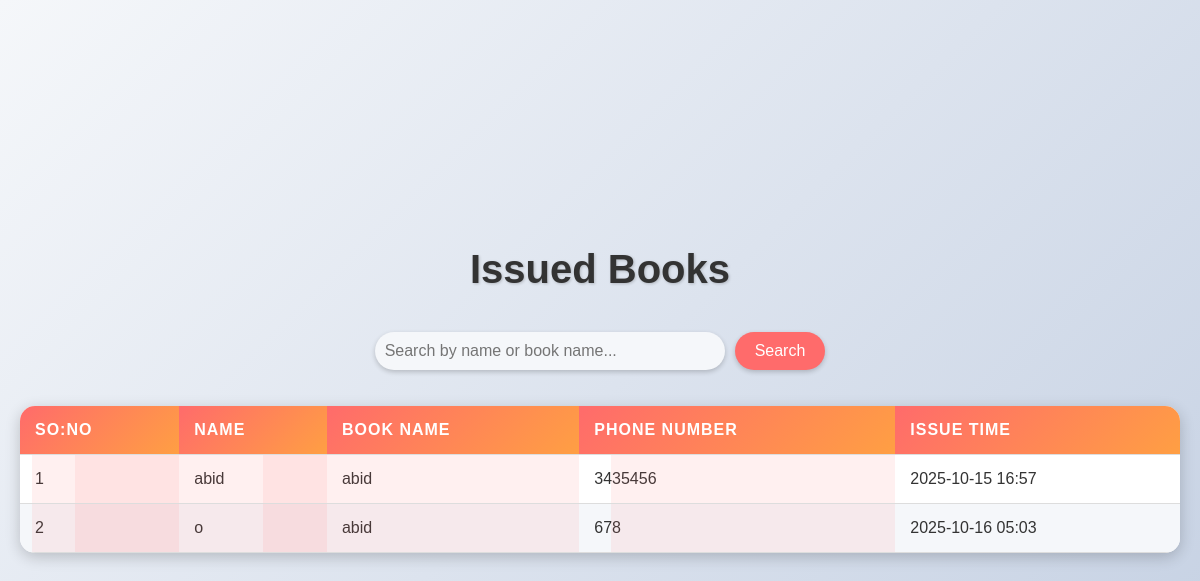
Page /book_issue/ on the committed database.
### app1/models.py (models this page shows)
class books_issues(models.Model):
    name=models.CharField(max_length=50,null=True)
    books_name=models.CharField(max_length=50,null=True)
    phon_no=models.IntegerField(unique=True)
    issue_time=models.DateTimeField(auto_now_add=True)

### app1/views.py (the view)
# urls.py: path('book_issue/',views.books_issue,name='issue'),
def books_issue(request):
    books_issue=books_issues.objects.all()
    if request.method=='POST':
        name=request.POST.get('search')
        if name!=None:
            books_issue=books_issues.objects.filter(name__icontains=name)
    return render(request,'book_issue.html',{"issue":books_issue})

### templates/book_issue.html (shortened to what this page needs)
{% load static %}
    <link rel="stylesheet" href="{% static 'style/book_issue.css' %}">
    <section class="book-issues">
        <h2>Issued Books</h2>
          <form class="search-container" method="post" action="">
                <input type="text" name="search" placeholder="Search by name or book name..." value="{{ query|default:'' }}">
                <button type="submit">Search</button>
                </form><br><br>
        <div class="book-issues-table">
            <table>
                <thead>
                    <tr>
                        <th>so:no</th>
                        <th>Name</th>
                        <th>Book Name</th>
                        <th>Phone Number</th>
                        <th>Issue Time</th>
                    </tr>
                </thead>
                <tbody>
                    {% for i in issue %}
                    <tr>
                        <td>{{ i.id}}</td>
                        <td>{{ i.name|default:"N/A" }}</td>
                        <td>{{ i.books_name|default:"N/A" }}</td>
                        <td>{{ i.phon_no }}</td>
                        <td>{{ i.issue_time|date:"Y-m-d H:i" }}</td>
                    </tr>
                    {% empty %}
                    <tr>
                        <td colspan="4">No books issued yet.</td>
                    </tr>
                    {% endfor %}
                </tbody>
            </table>
        </div>
    </section>

### app1/static/style/book_issue.css (style rules this page uses)
* { margin: 0; padding: 0; box-sizing: border-box; font-family: 'Poppins', sans-serif; }
.book-issues { width: 100%; max-width: 1200px; margin: 0 auto; text-align: center; animation: fadeIn 1s ease; }
.book-issues h2 { font-size: 2.5em; margin-bottom: 40px; color: #333; text-shadow: 1px 1px 3px rgba(0, 0, 0, 0.2); animation: fadeInUp 1.2s ease; }
.book-issues-table { background: #fff; border-radius: 15px; box-shadow: 0 4px 15px rgba(0, 0, 0, 0.2); overflow-x: auto; animation: slideInUp 1s ease; }
.book-issues-table table { width: 100%; border-collapse: collapse; }
.book-issues-table th, .book-issues-table td { padding: 15px; text-align: left; border-bottom: 1px solid #ddd; font-size: 1em; color: #333; }
.book-issues-table th { background: linear-gradient(135deg, #ff6b6b, #ff9f43); color: #fff; font-weight: 600; text-transform: uppercase; letter-spacing: 1px; }
.book-issues-table tr:nth-child(even) { background: #f5f7fa; }
.book-issues-table tr { transition: all 0.3s ease; }
.book-issues-table td { position: relative; }
.book-issues-table td::before { content: ''; position: absolute; top: 0; left: -100%; width: 100%; height: 100%; background: rgba(255, 107, 107, 0.1); transition: left 0.3s ease; }
.search-container { display: flex; justify-content: center; gap: 10px; max-width: 500px; width: 100%; margin: 0 auto; animation: slideInUp 1s ease; }
.search-container input[type="text"] { padding: 10px; font-size: 1em; border: none; border-radius: 25px; width: 70%; background: #f5f7fa; color: #333; box-shadow: 0 2px 5px rgba(0, 0, 0, 0.2); transition: all 0.3s ease; }
.search-container button { padding: 10px 20px; background: #ff6b6b; color: #fff; border: none; border-radius: 25px; font-size: 1em; cursor: pointer; transition: all 0.3s ease; box-shadow: 0 2px 5px rgba(0, 0, 0, 0.2); position: relative; overflow: hidden; }
.search-container button::after { content: ''; position: absolute; top: 50%; left: 50%; width: 0; height: 0; background: rgba(255, 255, 255, 0.3); border-radius: 50%; transform: translate(-50%, -50%); transition: width 0.5s ease, height 0.5s ease; }

### rows in the picture
books_issues: id "1", name "abid", books_name "abid", phon_no "3435456", issue_time "2025-10-15 16:57"
books_issues: id "2", name "o", books_name "abid", phon_no "678", issue_time "2025-10-16 05:03"
